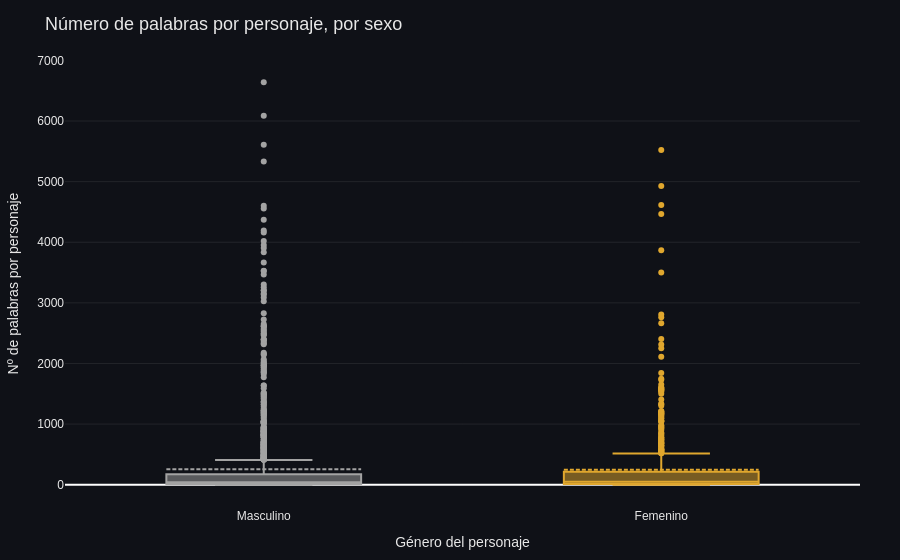

This figure's notebook cell:
### Markdown cell above
## 4. Gráficos

En un notebook, basta con dejar la figura como última expresión de la celda (o usar `fig.show()`) para que se renderice inline.

### Code cell
# Escala lineal (se ven mejor los outliers extremos)
fig_linear = make_boxplot_fig(
    long_unique, "Número de palabras por personaje, por sexo", log_y=False
)
fig_linear.show()

### Figure 1 — Plotly figure (JSON) as saved in the notebook; plotly's stock layout.template omitted (floating-point values rounded to 4 significant figures; data arrays with more than 128 entries replaced by an {"elided": "..."} marker saying what was removed)
{"data": [{"boxmean": true, "boxpoints": "outliers", "line": {"color": "#a3a3a3"}, "marker": {"color": "#a3a3a3"}, "name": "Masculino", "type": "box", "y": {"elided": "1623 int values"}}, {"boxmean": true, "boxpoints": "outliers", "line": {"color": "#e0a72e"}, "marker": {"color": "#e0a72e"}, "name": "Femenino", "type": "box", "y": {"elided": "687 int values"}}], "layout": {"font": {"color": "#e8e8e8", "family": "Arial"}, "margin": {"b": 50, "l": 60, "r": 40, "t": 60}, "paper_bgcolor": "#0f1117", "plot_bgcolor": "#0f1117", "showlegend": false, "title": {"font": {"color": "#e8e8e8", "size": 18}, "text": "Número de palabras por personaje, por sexo"}, "xaxis": {"title": {"text": "Género del personaje"}}, "yaxis": {"gridcolor": "rgba(255,255,255,0.08)", "title": {"text": "Nº de palabras por personaje"}, "type": "linear"}}}
